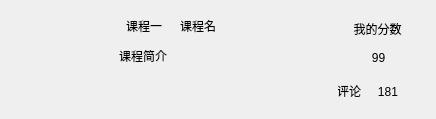
<?xml version="1.0" encoding="UTF-8"?>
<ui version="4.0">
 <class>Course</class>
 <widget class="QWidget" name="Course">
  <property name="geometry">
   <rect>
    <x>0</x>
    <y>0</y>
    <width>436</width>
    <height>119</height>
   </rect>
  </property>
  <property name="sizePolicy">
   <sizepolicy hsizetype="Fixed" vsizetype="Fixed">
    <horstretch>0</horstretch>
    <verstretch>0</verstretch>
   </sizepolicy>
  </property>
  <property name="minimumSize">
   <size>
    <width>0</width>
    <height>0</height>
   </size>
  </property>
  <property name="maximumSize">
   <size>
    <width>16777215</width>
    <height>4343243</height>
   </size>
  </property>
  <property name="windowTitle">
   <string>Form</string>
  </property>
  <widget class="QLabel" name="_pNumLab">
   <property name="geometry">
    <rect>
     <x>114</x>
     <y>14</y>
     <width>60</width>
     <height>24</height>
    </rect>
   </property>
   <property name="sizePolicy">
    <sizepolicy hsizetype="Preferred" vsizetype="Preferred">
     <horstretch>0</horstretch>
     <verstretch>0</verstretch>
    </sizepolicy>
   </property>
   <property name="minimumSize">
    <size>
     <width>60</width>
     <height>24</height>
    </size>
   </property>
   <property name="maximumSize">
    <size>
     <width>16777215</width>
     <height>16777215</height>
    </size>
   </property>
   <property name="styleSheet">
    <string notr="true"/>
   </property>
   <property name="text">
    <string>课程一</string>
   </property>
   <property name="textFormat">
    <enum>Qt::AutoText</enum>
   </property>
   <property name="alignment">
    <set>Qt::AlignCenter</set>
   </property>
  </widget>
  <widget class="QLabel" name="_pNameLab">
   <property name="geometry">
    <rect>
     <x>180</x>
     <y>18</y>
     <width>105</width>
     <height>16</height>
    </rect>
   </property>
   <property name="minimumSize">
    <size>
     <width>105</width>
     <height>16</height>
    </size>
   </property>
   <property name="text">
    <string>课程名</string>
   </property>
  </widget>
  <widget class="QLabel" name="_pEvaluatingLab">
   <property name="geometry">
    <rect>
     <x>338</x>
     <y>85</y>
     <width>23</width>
     <height>12</height>
    </rect>
   </property>
   <property name="sizePolicy">
    <sizepolicy hsizetype="Preferred" vsizetype="Preferred">
     <horstretch>0</horstretch>
     <verstretch>0</verstretch>
    </sizepolicy>
   </property>
   <property name="minimumSize">
    <size>
     <width>23</width>
     <height>12</height>
    </size>
   </property>
   <property name="maximumSize">
    <size>
     <width>16777215</width>
     <height>16777215</height>
    </size>
   </property>
   <property name="text">
    <string>评论</string>
   </property>
   <property name="textFormat">
    <enum>Qt::AutoText</enum>
   </property>
   <property name="alignment">
    <set>Qt::AlignRight|Qt::AlignTrailing|Qt::AlignVCenter</set>
   </property>
  </widget>
  <widget class="QLabel" name="_pKeGenDanLab">
   <property name="geometry">
    <rect>
     <x>328</x>
     <y>41</y>
     <width>79</width>
     <height>37</height>
    </rect>
   </property>
   <property name="minimumSize">
    <size>
     <width>79</width>
     <height>37</height>
    </size>
   </property>
   <property name="text">
    <string/>
   </property>
  </widget>
  <widget class="QLabel" name="_pHeadLab">
   <property name="geometry">
    <rect>
     <x>18</x>
     <y>15</y>
     <width>90</width>
     <height>90</height>
    </rect>
   </property>
   <property name="sizePolicy">
    <sizepolicy hsizetype="Preferred" vsizetype="Preferred">
     <horstretch>0</horstretch>
     <verstretch>0</verstretch>
    </sizepolicy>
   </property>
   <property name="minimumSize">
    <size>
     <width>90</width>
     <height>90</height>
    </size>
   </property>
   <property name="sizeIncrement">
    <size>
     <width>0</width>
     <height>0</height>
    </size>
   </property>
   <property name="styleSheet">
    <string notr="true"/>
   </property>
   <property name="text">
    <string/>
   </property>
  </widget>
  <widget class="QLabel" name="_pEvaluatingNumLab">
   <property name="geometry">
    <rect>
     <x>367</x>
     <y>81</y>
     <width>42</width>
     <height>21</height>
    </rect>
   </property>
   <property name="sizePolicy">
    <sizepolicy hsizetype="Preferred" vsizetype="Preferred">
     <horstretch>0</horstretch>
     <verstretch>0</verstretch>
    </sizepolicy>
   </property>
   <property name="minimumSize">
    <size>
     <width>42</width>
     <height>21</height>
    </size>
   </property>
   <property name="styleSheet">
    <string notr="true"/>
   </property>
   <property name="text">
    <string>181</string>
   </property>
   <property name="textFormat">
    <enum>Qt::AutoText</enum>
   </property>
   <property name="alignment">
    <set>Qt::AlignCenter</set>
   </property>
  </widget>
  <widget class="QLabel" name="_pSynopsisLab">
   <property name="geometry">
    <rect>
     <x>119</x>
     <y>47</y>
     <width>190</width>
     <height>50</height>
    </rect>
   </property>
   <property name="sizePolicy">
    <sizepolicy hsizetype="Preferred" vsizetype="Preferred">
     <horstretch>0</horstretch>
     <verstretch>0</verstretch>
    </sizepolicy>
   </property>
   <property name="minimumSize">
    <size>
     <width>190</width>
     <height>50</height>
    </size>
   </property>
   <property name="text">
    <string>课程简介</string>
   </property>
   <property name="alignment">
    <set>Qt::AlignLeading|Qt::AlignLeft|Qt::AlignTop</set>
   </property>
   <property name="wordWrap">
    <bool>true</bool>
   </property>
  </widget>
  <widget class="QLabel" name="_pScoringLab">
   <property name="geometry">
    <rect>
     <x>349</x>
     <y>22</y>
     <width>57</width>
     <height>14</height>
    </rect>
   </property>
   <property name="sizePolicy">
    <sizepolicy hsizetype="Preferred" vsizetype="Preferred">
     <horstretch>0</horstretch>
     <verstretch>0</verstretch>
    </sizepolicy>
   </property>
   <property name="minimumSize">
    <size>
     <width>57</width>
     <height>14</height>
    </size>
   </property>
   <property name="text">
    <string>我的分数</string>
   </property>
   <property name="textFormat">
    <enum>Qt::AutoText</enum>
   </property>
   <property name="alignment">
    <set>Qt::AlignCenter</set>
   </property>
  </widget>
  <widget class="QLabel" name="_pScoringNumLab">
   <property name="geometry">
    <rect>
     <x>362</x>
     <y>46</y>
     <width>33</width>
     <height>24</height>
    </rect>
   </property>
   <property name="sizePolicy">
    <sizepolicy hsizetype="Preferred" vsizetype="Preferred">
     <horstretch>0</horstretch>
     <verstretch>0</verstretch>
    </sizepolicy>
   </property>
   <property name="minimumSize">
    <size>
     <width>33</width>
     <height>24</height>
    </size>
   </property>
   <property name="text">
    <string>99</string>
   </property>
   <property name="textFormat">
    <enum>Qt::AutoText</enum>
   </property>
   <property name="alignment">
    <set>Qt::AlignCenter</set>
   </property>
  </widget>
 </widget>
 <resources/>
 <connections/>
</ui>
